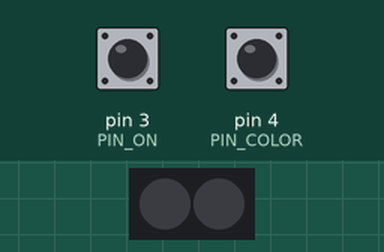
Bench run of a sketch on a simulated Arduino Uno, built with avr-gcc and run on an emulated ATmega328P. Parts: 2 RGB LEDs in strip order, left to right. The inputs (shaded band) are chosen by the test bench; at power-on: pin 3 (PIN_ON) HIGH, pin 4 (PIN_COLOR) HIGH.

Above: at 1.8 s.
1.9 s: pin 3 (PIN_ON) pulled LOW for 0.15 s
At 1.97 s:
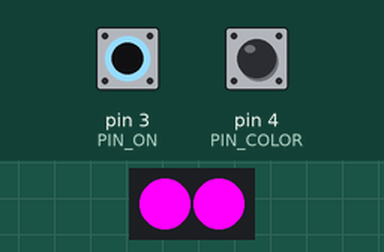
3.5 s: pin 3 (PIN_ON) pulled LOW for 3.2 s
At 7.5 s:
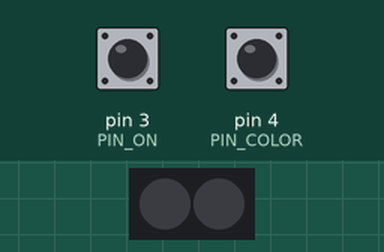
Timing chart, 0 to 9.0 s (numbered marks = the images above; inputs shaded):
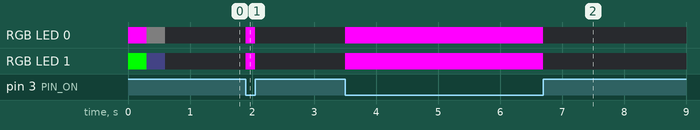

The sketch:

moonfairy.ino
```cpp
//#include <Adafruit_NeoPixel.h>
#include <Adafruit_DotStar.h>
#include <Bounce2.h>

#define PIN_ON        3
#define PIN_COLOR     4
//#define PIN_NEOPIXEL  4
#define PIN_CLOCK     13  // use hardware SPI pins
#define PIN_DATA      11  // use hardware SPI pins
#define PIN_LED        1

#define NUMPIXELS     2

#define END           0x0000000 // end of colors flag

static Bounce colorchange = Bounce();
//Adafruit_NeoPixel strip = Adafruit_NeoPixel(
//    1, PIN_NEOPIXEL, NEO_GRB + NEO_KHZ800);
//static Adafruit_DotStar rgbled = Adafruit_DotStar(
//  NUMPIXELS, PIN_DATA, PIN_CLOCK, DOTSTAR_BRG);
static Adafruit_DotStar rgbled = Adafruit_DotStar(
  NUMPIXELS, DOTSTAR_BGR);

static uint32_t  sequence[] = {
  0xff00ff, // purple (peace)
  0xff0000, // red (love)
  0xffffff, // white (&)
  0x00ff00, // green (kale)
  0xffff00, // yellow (banana)
  END       // end of sequence
};

static uint32_t  tsequence[] = {
  0x00000001,
  0x00000010,
  0x00000100,
  0x00001000,
  0x00010000,
  0x00100000,
  0x01000000,
  0x10000000,
  0x04040404,
  0x04040400,
  0x00040404,
  END       // end of sequence
};

static boolean  last;
static int      index;
static uint32_t curcolor;

void
setup()
{
  pinMode(PIN_ON, INPUT_PULLUP);
  pinMode(PIN_COLOR, INPUT_PULLUP);
  //pinMode(PIN_LED, OUTPUT);

  colorchange.attach(PIN_COLOR);
  colorchange.interval(5);  // debounce time in milliseconds

  //digitalWrite(PIN_LED, LOW);

  rgbled.begin(); // initialize pins for output
  rgbled.show();  // turn off LEDs

  rgbled.setPixelColor(0, 0xff00ff);
  rgbled.setPixelColor(1, 0x00ff00);
  rgbled.show();

  delay(300);
  //digitalWrite(PIN_LED, HIGH);

  rgbled.setPixelColor(0, 0x040404);
  rgbled.setPixelColor(1, 0x040408);
  rgbled.show();

  delay(300);
  //digitalWrite(PIN_LED, LOW);

  index    = 0;
  curcolor = sequence[index];
  last     = true;
}

void
loop()
{
  boolean   state;
  uint32_t  setcolor;
  colorchange.update();
  //state = colorchange.read();
  //change = colorchange.fallingEdge();

  state = colorchange.read();

  if (state != last) {
    if (state) {
      if (curcolor != END) {
        ++index;
        curcolor = sequence[index];
      }
    }
    last = state;
  }

  setcolor = digitalRead(PIN_ON) ? 0x000000 : curcolor;

  rgbled.setPixelColor(0, setcolor);
  rgbled.setPixelColor(1, setcolor);
  rgbled.show();
}
```

Measured:
- after the input at 1.9 s, RGB LED 0, RGB LED 1: off → RGB(255, 0, 255) at once, → off 0.15 s later
- after the input at 3.5 s, RGB LED 0, RGB LED 1: off → RGB(255, 0, 255) at once, → off 3.2 s later
